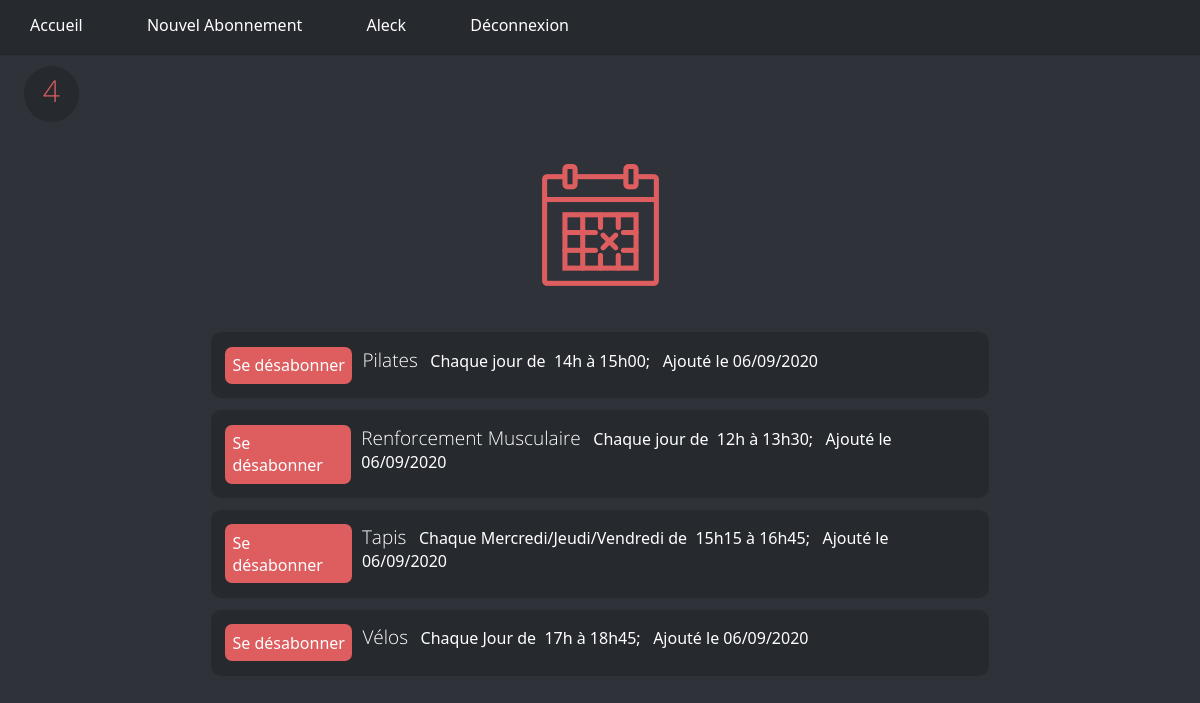
/moncompte.php (signed in), run on the app's committed database.
### tables this page shows
CREATE TABLE `services` (
  `num_service` int(11) NOT NULL,
  `libelle_service` varchar(50) NOT NULL,
  `jours` varchar(50) NOT NULL,
  `heure` varchar(50) NOT NULL,
  `image` text NOT NULL
);

CREATE TABLE `abonnements` (
  `num_ab` int(11) NOT NULL,
  `num_user` int(11) NOT NULL,
  `num_service` int(11) NOT NULL,
  `date_ab` varchar(50) NOT NULL
);

### moncompte.php (the view, shortened to what this page needs)
<?php
	$pdo = new PDO('mysql:host=localhost; dbname=gym', 'root', '', array(PDO::MYSQL_ATTR_INIT_COMMAND => 'SET NAMES utf8'));
	$id = intval($_SESSION['num']);
	$requete = $pdo->prepare("SELECT num_ab, libelle_service, jours, heure, date_ab FROM  `services` S, `abonnements` A, `utilisateurs` U WHERE `S`.num_service = `A`.num_service AND `A`.num_user = `U`.num_user AND `U`.num_user = ? ORDER BY `A`.num_ab DESC");
	$requete->execute(array($id));
	$listeAbonnement = $requete->fetchAll();
	$nbAb = $requete->rowCount();
?>
<!DOCTYPE html>
<html>
<head>
	<link rel="stylesheet" type="text/css" href="css/main.css"/>
</head>
<body>
	<?php include 'menu1.php';?>
	<div class="infos-ab">
		<div class="rond">
			<p class="chiffres"><?php echo $nbAb;?></p>
		</div>
	</div>
	<div class="affichage">
		<p align="center"><img src="img/day_off_127px.png" alt="Plannig" id="img"></p>
		<?php
			if (!isset($msg)) {
			foreach ($listeAbonnement as $ab) {
		?>
		<div class="ligne"><a href="desabonner.php?id=<?php echo $ab['num_ab'];?>" class="supp">Se désabonner</a><span><b><?php echo $ab['libelle_service'];?></b>&nbsp;&nbsp;&nbsp;<?php echo $ab['jours'];?>&nbsp;de &nbsp;<?php echo $ab['heure'];?>;&nbsp;&nbsp;&nbsp;Ajouté le <?php echo $ab['date_ab'];?></span></div>
		<?php }}else{
			echo "<p id='msg'>".$msg."</p>";
		}?>
	</div>
</body>
</html>

### css/main.css (style rules this page uses)
* { padding: 0; margin: 0; outline: 0; font-family: Segoe UI; }
body { background: #2F3238; color: white; position: relative; z-index: 99; }
.chiffres { color: #DE5E60; font-size: 30px; font-family: 'Open Sans Light'; }
.rond { height: 50px; margin-top: 1%; width: 50px; margin-left: 2%; padding: 0.3% 0.2% 0.2%; text-align: center; border-radius: 50%; background-color: #26292E; }
.ligne { background-color: #26292E; padding: 1.2%; display: flex; text-align: left; width: 750px; border-radius: 10px; margin: 1% auto; }
.ligne b { font-size: 19px; font-weight: normal; font-family: 'Open Sans Light'; }
.affichage { margin-left: auto; margin-right: auto; display: inline; }
#img { margin-top: 3.5%; margin-bottom: 2%; margin-left: auto; margin-right: auto; }
.supp { color: white; background-color: #DE5E60; padding: 1%; text-decoration: none; border-radius: 7px; float: right; margin-right: 10px; }

### data on the page
services: libelle_service "Pilates", jours "Chaque jour", heure "14h à 15h00", abonnements.date_ab "06/09/2020"
services: libelle_service "Renforcement Musculaire", jours "Chaque jour", heure "12h à 13h30", abonnements.date_ab "06/09/2020"
services: libelle_service "Tapis", jours "Chaque Mercredi/Jeudi/Vendredi", heure "15h15 à 16h45", abonnements.date_ab "06/09/2020"
services: libelle_service "Vélos", jours "Chaque Jour", heure "17h à 18h45", abonnements.date_ab "06/09/2020"

### other printed values
$_SESSION['prenoms'] "Aleck"
$nbAb "4"
